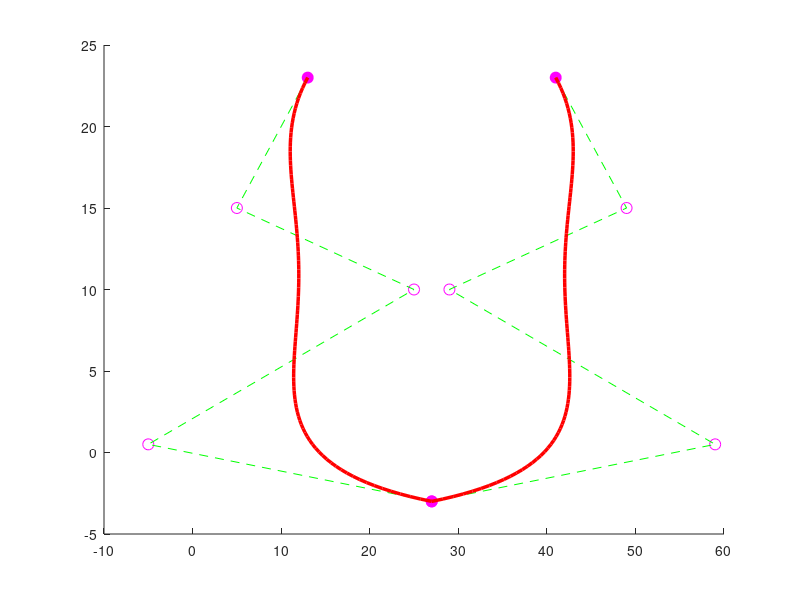

The MATLAB script that drew this image:
function fata_1_poligoane_control()

t = linspace(0,1); % Parametrul
% Punctele de control
b1 = [13 5 25 -5 27; 23 15 10 0.5 -3];
b2 = [41 49 29 59 27; 23 15 10 0.5 -3];
% Polinoamele Bernstein de gradul 4
B0 = (1-t).^4;
B1 = 4.*(1-t).^3.*t;
B2 = 6.*(1-t).^2.*t.^2;
B3 = 4.*(1-t).*t.^3;
B4 = t.^4;
B = [B0;B1;B2;B3;B4]; % Matricea care cuprinde toate polinoamele Bernstein
% Curbele Bezier
f1 = b1*B;
f2 = b2*B;

% --> Desenare grafic (curbele + poligoanele de control) <--
hold on 
% Deseneaza cercuri pline pentru primul si ultimul punct din poligoanele de control
plot([b1(1,1),b1(1,end)],[b1(2,1),b1(2,end)],'mo','MarkerFaceColor','m','MarkerSize',8)
plot([b2(1,1),b2(1,end)],[b2(2,1),b2(2,end)],'mo','MarkerFaceColor','m','MarkerSize',8)

% Deseneaza cercuri goale pentru punctele interioare din poligoanele de control 
plot(b1(1,2:end-1),b1(2,2:end-1),'mo','MarkerSize',8)
plot(b2(1,2:end-1),b2(2,2:end-1),'mo','MarkerSize',8)

% Traseaza poligoanele de control
plot(b1(1,:),b1(2,:),'--g')
plot(b2(1,:),b2(2,:),'--g')

% Traseaza curbele Bezier generate din punctele de control
plot(f1(1,:),f1(2,:),'r','LineWidth',2.5)
plot(f2(1,:),f2(2,:),'r','LineWidth',2.5)
hold off

end